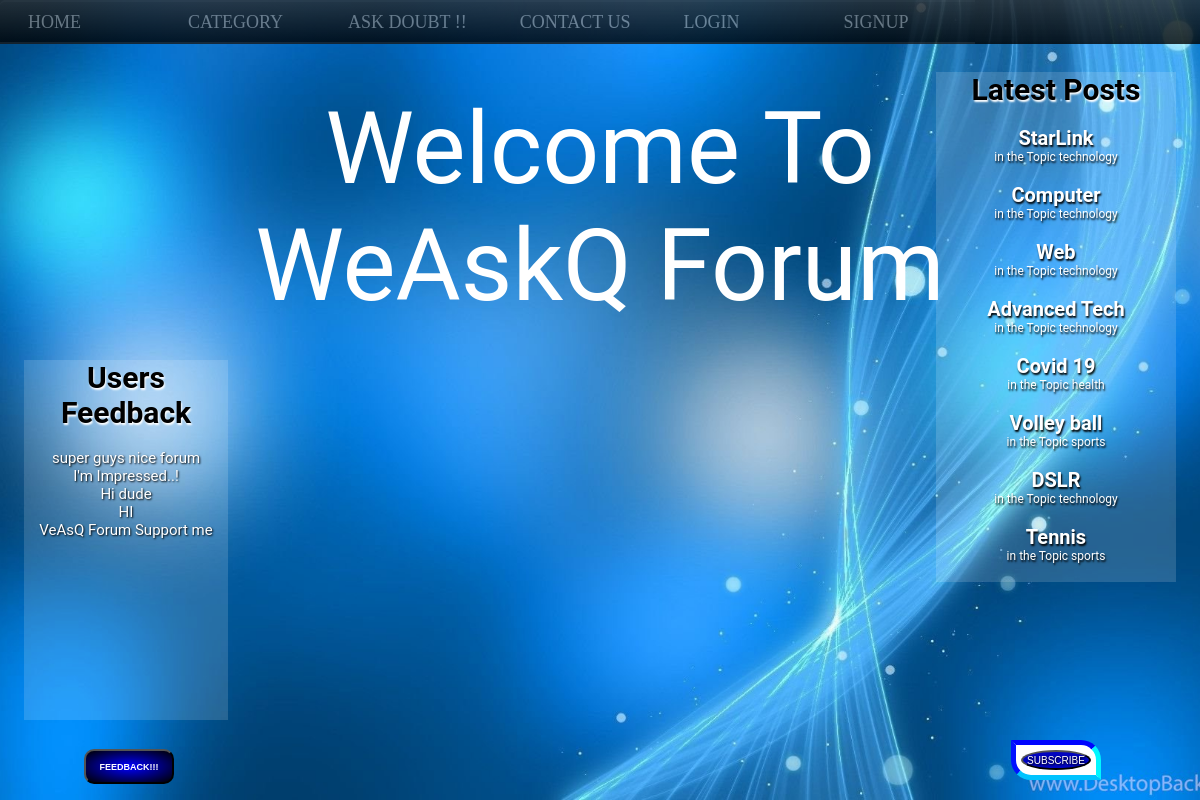
The page / on the database its author committed.
### tables this page shows
CREATE TABLE `topics` (
  `topic_id` int(8) NOT NULL,
  `topic_subject` varchar(255) NOT NULL,
  `topic_descr` text NOT NULL,
  `topic_date` datetime NOT NULL,
  `topic_cat` varchar(20) NOT NULL,
  `topic_by` int(8) NOT NULL
);

CREATE TABLE `feedback` (
  `feedback_id` int(11) NOT NULL,
  `feedback_mail` varchar(50) NOT NULL,
  `feedback_descr` text NOT NULL
);

### index.php (the view, shortened to what this page needs)
<!doctype html>
<head>
<link rel="stylesheet" type="text/css" href="css/header.css">
<link rel="stylesheet" type="text/css" href="css/nvgbar.css">
</head>
<body>
<div class="bg-img">
<?php
include 'nvgbar.php';
include 'footer.php';
?>
<div class="title">
Welcome To<br>
WeAskQ Forum</div>
<div class="banner">
<div style="font-size:30px;font-weight:bold;text-shadow:1px 2px 2px white">
Latest Posts</div>
<br>
<?php
include 'connect.php';
$query=mysqli_query($con,"SELECT * FROM topics ORDER BY topic_date DESC LIMIT 8");
while($row = mysqli_fetch_assoc($query))
{
  $topic=$row['topic_subject'];
  $id=$row['topic_id'];
  $cat=$row['topic_cat'];
  echo "<div class='bannerhov'>";
  echo "<a href='topic.php?posts_topic=$id'  style='text-decoration:none; color:white; font-size:20px; font-weight:bold;'>
   ".$topic." </a><br><div style='color:white; font-size:12px;'>in the Topic $cat<br></div>";
   echo "<br></div>";
}
?>
</div>
<div class="linepost">
<div style="font-color:black;font-size:30px;font-weight:bold;text-shadow:1px 2px 2px white">Users Feedback</div><br>
<marquee behavior="scroll" direction="up" onmouseover="this.stop();" onmouseout="this.start();">
<?php
include 'connect.php';
$query=mysqli_query($con,"SELECT * FROM feedback ORDER BY feedback_id DESC LIMIT 10");
while($row = mysqli_fetch_assoc($query))
{
  $topic=$row['feedback_descr'];
  echo "<p style='text-align:center;color:white; font-size:15px;'>
   ".$topic."</p>";
}
?>
</marquee>
</div>
</div>
</body>

### css/header.css (style rules this page uses)
body { font-family: 'Roboto', sans-serif; }
.linepost { position: fixed; top:45%; left:2%; text-align: center; text-shadow: 1px 1px 2px black; background-image: url("../icons/Sheet.png"); width: 17%; height: 45%; overflow: hidden; }
.banner { position: fixed; top: 9%; right: 2%; text-align: center; text-shadow: 1px 2px 2px black; background-image: url("../icons/Sheet.png"); width: 20%; height: auto; overflow: visible; }
.title { padding-top:7.5%; font-size:100px; text-align:center; color:white; animation: glow 1s ease-in-out infinite alternate; }

### css/nvgbar.css (style rules this page uses)
body { font-family: 'Roboto', sans-serif; }
* { margin-top: 0; margin-bottom: 0; margin-left: 0; margin-right: 0; }
.bg-img { background-image: url("../images/bg.jpg"); height: 100%; width: 100%; background-position: center; background-repeat: no-repeat; background-size: cover; position: fixed; }

### css/footer.css (style rules this page uses)
body { font-family: 'Roboto', sans-serif; }

### rows shown on the page
topics: topic_subject "StarLink", topic_cat "technology"
topics: topic_subject "Computer", topic_cat "technology"
topics: topic_subject "Web", topic_cat "technology"
topics: topic_subject "Advanced Tech", topic_cat "technology"
topics: topic_subject "Covid 19", topic_cat "health"
topics: topic_subject "Volley ball", topic_cat "sports"
topics: topic_subject "DSLR", topic_cat "technology"
topics: topic_subject "Tennis", topic_cat "sports"
feedback: feedback_descr "super guys nice forum"
feedback: feedback_descr "I'm Impressed..!"
feedback: feedback_descr "Hi dude"
feedback: feedback_descr "HI"
feedback: feedback_descr "VeAsQ Forum Support me"
